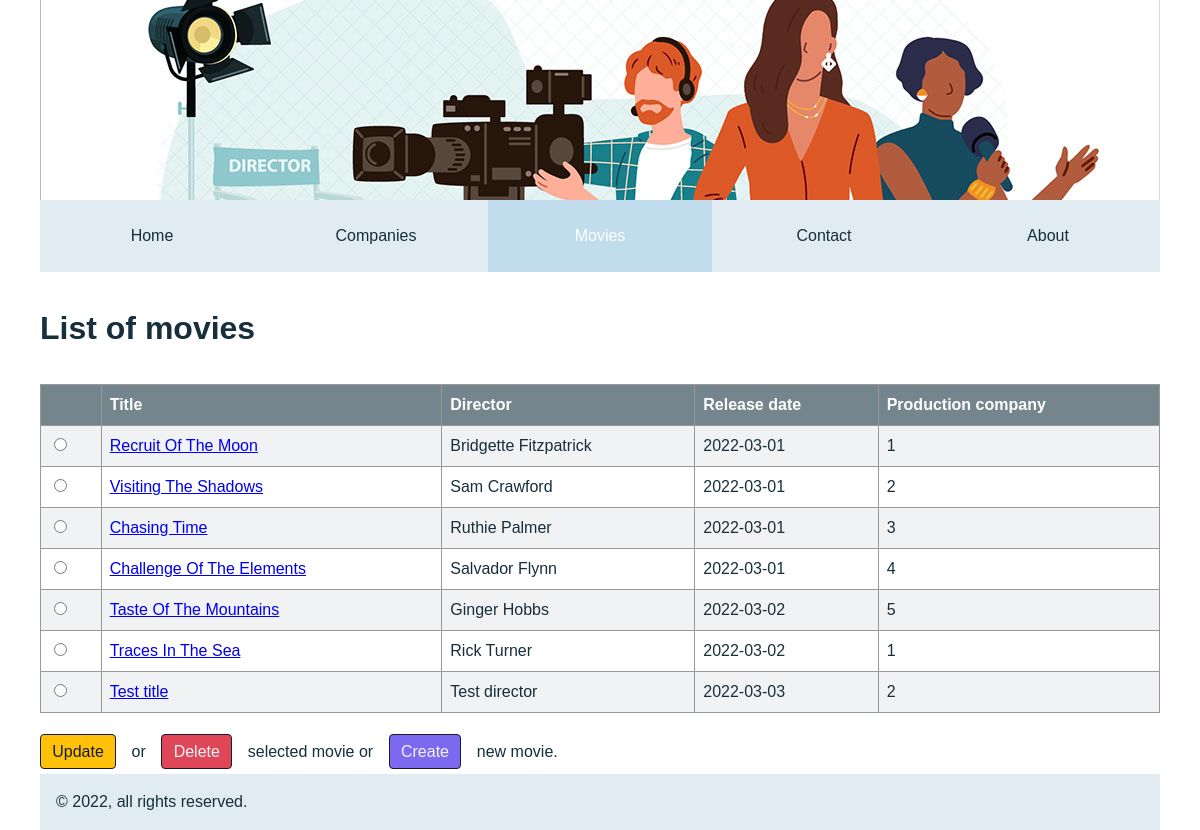
The page /movie-production/movie_view_all.php on the database its author committed.
### tables this page shows
CREATE TABLE `movie` (
  `id` int(11) NOT NULL,
  `title` varchar(100) NOT NULL,
  `director` varchar(50) NOT NULL,
  `release_date` date NOT NULL,
  `company` int(11) NOT NULL,
  `synopsis` varchar(250) NOT NULL,
  `genre` varchar(30) NOT NULL,
  `rating` tinyint(4) NOT NULL
);

### movie-production/movie_view_all.php (the view, shortened to what this page needs)
<?php
require_once "include/database_connection.php";
try{
    $sql ="SELECT * FROM movie";
    $stmt = $connection->prepare($sql);
    $success = $stmt->execute();
    $movies=$stmt->fetchAll(PDO::FETCH_ASSOC);
}
catch (Exception $e) {
    echo "Error" . $e->getMessage();
}
?>
<!DOCTYPE html>
<html lang="en">
<head>
    <link rel="stylesheet" href="styles/reset.css">
    <link rel="stylesheet" href="styles/main.css">
</head>
<body class="container flex flex-column">
    <header class="header"></header>
    <nav>
        <div class="nav">
            <a href="index.php" class="nav-item">Home</a>
            <a href="company_view_all.php" class="nav-item">Companies</a>
            <a href="movie_view_all.php" class="nav-item active">Movies</a>
            <a href="contact_us.php" class="nav-item">Contact</a>
            <a href="about_us.php" class="nav-item">About</a>
        </div>
    </nav>
    <main class="main">
        <form method="post">
            <h1 class="mt-1 mb-1">List of movies</h1>
            <table class="table">
                <thead>
                    <tr>
                        <th></th>
                        <th>Title</th>
                        <th>Director</th>
                        <th>Release date</th>
                        <th>Production company</th>
                    </tr>
                </thead>
                <tbody>
                <?php foreach ($movies as $movie) { ?>
                    <tr>
                        <td><input type="radio" name="movie_id" value="<?= $movie["id"]?>"></td>
                        <td>
                            <a href="movie_view.php?id=<?= $movie ["id"] ?>"><?= $movie["title"] ?></a>
                        </td>
                        <td><?= $movie["director"] ?></td>
                        <td><?= $movie["release_date"] ?></td>
                        <td><?= $movie["company"] ?></td>
                    </tr>
                    <?php } ?>
                </tbody>
            </table>
            <div class="mt-1 buttons">
                <button class="button warning" type="submit" formaction="movie_update_form.php">Update</button> or
                <button class="button danger" type="submit" formaction="movie_delete_form.php">Delete</button> selected movie or
                <a class="button primary" href="movie_create_form.php">Create</a> new movie.
            </div>
        </form>
    </main>
    <footer class="footer">
        <p>&copy; 2022, all rights reserved.</p>
    </footer>
</body>
</html>

### movie-production/styles/main.css (style rules this page uses)
:root { --font-family: Arial, Helvetica, sans-serif; --white: #fff; --bodytext: #162F3B; --bluegrey: #74858E; --palegrey: #F1F2F4; --lighterblue: #E0ECF2; --lightbrown: #999; --lightblue: #C1DCED; --primary: #7C69EF; --secondary: #D9E2EF; --success: #42BA96; --danger: #DF4759; --warning: #FFC107; --info: #467FD0; --light: #F1F4F8; --dark: #161C2D; }
.primary { background-color: var(--primary); color: var(--light); }
.danger { background-color: var(--danger); color: var(--light); }
.warning { background-color: var(--warning); color: var(--dark); }
.flex { display: flex; }
.flex-column { flex-direction: column; }
.mt-1 { margin-top: 1em; }
.mb-1 { margin-bottom: 1em; }
body { font-family: var(--font-family); color: var(--bodytext); }
.container { width: 1120px; margin: 0 auto; }
.header { background-image: url("../images/header.jpg"); height: 200px; }
.nav { background: var(--lighterblue); width: 100%; display: flex; align-items: center; }
.nav-item { display: inline; padding: 1.5em; flex: 1; text-align: center; text-decoration: none; color: var(--bodytext); }
.nav-item.active { background: var(--lightblue); color: var(--white); }
.main { flex: 1; }
.footer { background: var(--lighterblue); width: 100%; padding: 1em; }
.table { border-collapse: collapse; width: 100%; }
.table tbody tr:nth-child(odd) { background: var(--palegrey); }
.table td, th { border: 1px solid var(--lightbrown); padding: 0.5em; text-align: left; }
.table th { background: var(--bluegrey); color: var(--white); }
.button { text-decoration: none; display: inline-block; border: 1px solid var(--dark); font-size: 1em; padding: 0.3em 0.7em; margin: 0.3em 0.7em; border-radius: 4px; cursor: pointer; }
.buttons .button:first-child { margin-left: 0; }

### rows shown on the page
movie: title "Recruit Of The Moon", director "Bridgette Fitzpatrick", release_date "2022-03-01", company "1"
movie: title "Visiting The Shadows", director "Sam Crawford", release_date "2022-03-01", company "2"
movie: title "Chasing Time", director "Ruthie Palmer", release_date "2022-03-01", company "3"
movie: title "Challenge Of The Elements", director "Salvador Flynn", release_date "2022-03-01", company "4"
movie: title "Taste Of The Mountains", director "Ginger Hobbs", release_date "2022-03-02", company "5"
movie: title "Traces In The Sea", director "Rick Turner", release_date "2022-03-02", company "1"
movie: title "Test title", director "Test director", release_date "2022-03-03", company "2"
